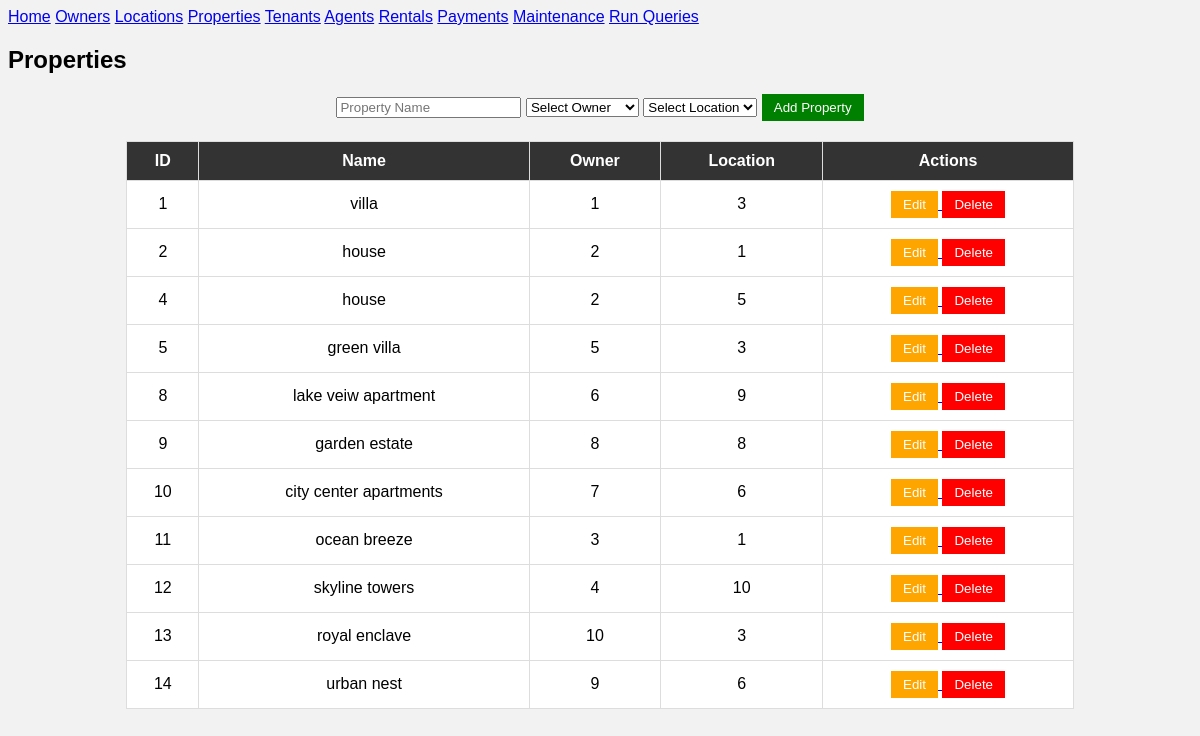
Screenshot of /properties with the database file from the repository.
### tables this page shows
CREATE TABLE properties(id INTEGER PRIMARY KEY AUTOINCREMENT, name TEXT, owner_id INTEGER, location_id INTEGER);

### app.py (the view, shortened to what this page needs)
@app.route("/properties", methods=["GET","POST"])
def properties():
    conn = get_db()
    cur = conn.cursor()
    cur.execute("SELECT * FROM properties")
    properties = cur.fetchall()
    cur.execute("SELECT * FROM owners")
    owners = cur.fetchall()
    cur.execute("SELECT * FROM locations")
    locations = cur.fetchall()
    conn.close()
    return render_template(
        "properties.html",
        properties=properties,
        owners=owners,
        locations=locations
    )

### app.py (called while the page is built)
def get_db():
    conn = sqlite3.connect("realestate.db")
    conn.row_factory = sqlite3.Row
    return conn

### templates/properties.html (shortened to what this page needs)
{% extends "base.html" %}
{% block content %}
<h2>Properties</h2>
<form method="POST">
<input type="text" name="name" placeholder="Property Name" required>
<select name="owner_id" required>
<option value="">Select Owner</option>
</select>
<select name="location_id" required>
<option value="">Select Location</option>
</select>
<button class="add">Add Property</button>
</form>
<table>
<tr>
<th>ID</th>
<th>Name</th>
<th>Owner</th>
<th>Location</th>
<th>Actions</th>
</tr>
{% for p in properties %}
<tr>
<td>{{p.id}}</td>
<td>{{p.name}}</td>
<td>{{p.owner_id}}</td>
<td>{{p.location_id}}</td>
<td>
<a href="/edit_property/{{p.id}}">
<button class="edit">Edit</button>
</a>
<a href="/delete_property/{{p.id}}">
<button class="delete">Delete</button>
</a>
</td>
</tr>
{% endfor %}
</table>
{% endblock %}

### static/style.css (style rules this page uses)
body { background: linear-gradient(135deg, #1e3c72, #2a5298); min-height: 100vh; font-family: 'Segoe UI', Tahoma, Geneva, Verdana, sans-serif; }

### templates/properties.html (style rules this page uses)
body { font-family:Arial; background:#f2f2f2; }
table { width:80%; margin:auto; border-collapse:collapse; background: white; }
th,td { border:1px solid #ddd; padding:10px; text-align:center; }
th { background: #333; color:white; }
form { text-align:center; margin:20px; }
button { padding:6px 12px; border:none; cursor:pointer; }
.edit { background:orange; color:white; }
.add { background:green;color:white; }
.delete { background:red;color:white; }

### rows the page displays
properties: id "1", name "villa", owner_id "1", location_id "3"
properties: id "2", name "house", owner_id "2", location_id "1"
properties: id "4", name "house", owner_id "2", location_id "5"
properties: id "5", name "green villa", owner_id "5", location_id "3"
properties: id "8", name "lake veiw apartment", owner_id "6", location_id "9"
properties: id "9", name "garden estate", owner_id "8", location_id "8"
properties: id "10", name "city center apartments", owner_id "7", location_id "6"
properties: id "11", name "ocean breeze", owner_id "3", location_id "1"
properties: id "12", name "skyline towers", owner_id "4", location_id "10"
properties: id "13", name "royal enclave", owner_id "10", location_id "3"
properties: id "14", name "urban nest", owner_id "9", location_id "6"
